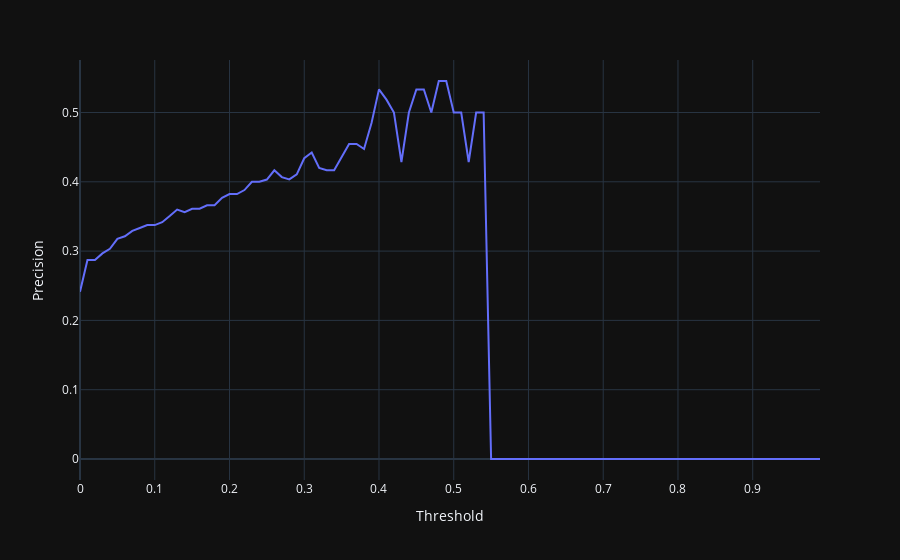

Source (notebook cell):
### Code cell
px.line(x=np.arange(0, 1, .01), y=precision_lista, labels={'x':'Threshold', 'y':'Precision'})
